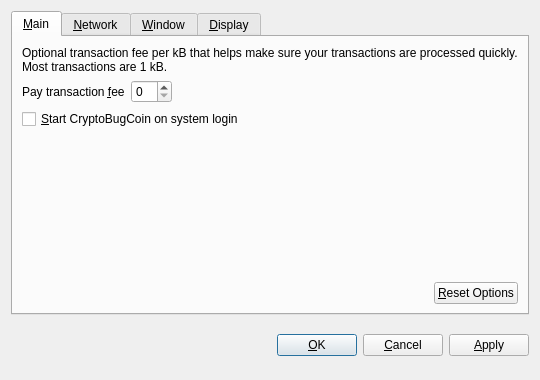
<?xml version="1.0" encoding="UTF-8"?>
<ui version="4.0">
 <class>OptionsDialog</class>
 <widget class="QDialog" name="OptionsDialog">
  <property name="geometry">
   <rect>
    <x>0</x>
    <y>0</y>
    <width>540</width>
    <height>380</height>
   </rect>
  </property>
  <property name="windowTitle">
   <string>Options</string>
  </property>
  <property name="modal">
   <bool>true</bool>
  </property>
  <layout class="QVBoxLayout" name="verticalLayout">
   <item>
    <widget class="QTabWidget" name="tabWidget">
     <property name="tabPosition">
      <enum>QTabWidget::North</enum>
     </property>
     <property name="currentIndex">
      <number>0</number>
     </property>
     <widget class="QWidget" name="tabMain">
      <attribute name="title">
       <string>&amp;Main</string>
      </attribute>
      <layout class="QVBoxLayout" name="verticalLayout_Main">
       <item>
        <widget class="QLabel" name="transactionFeeInfoLabel">
         <property name="text">
          <string>Optional transaction fee per kB that helps make sure your transactions are processed quickly. Most transactions are 1 kB.</string>
         </property>
         <property name="textFormat">
          <enum>Qt::PlainText</enum>
         </property>
         <property name="wordWrap">
          <bool>true</bool>
         </property>
        </widget>
       </item>
       <item>
        <layout class="QHBoxLayout" name="horizontalLayout_1_Main">
         <item>
          <widget class="QLabel" name="transactionFeeLabel">
           <property name="text">
            <string>Pay transaction &amp;fee</string>
           </property>
           <property name="textFormat">
            <enum>Qt::PlainText</enum>
           </property>
           <property name="buddy">
            <cstring>transactionFee</cstring>
           </property>
          </widget>
         </item>
         <item>
          <widget class="BitcoinAmountField" name="transactionFee"/>
         </item>
         <item>
          <spacer name="horizontalSpacer_1_Main">
           <property name="orientation">
            <enum>Qt::Horizontal</enum>
           </property>
           <property name="sizeHint" stdset="0">
            <size>
             <width>40</width>
             <height>20</height>
            </size>
           </property>
          </spacer>
         </item>
        </layout>
       </item>
       <item>
        <widget class="QCheckBox" name="bitcoinAtStartup">
         <property name="toolTip">
          <string>Automatically start CryptoBugCoin after logging in to the system.</string>
         </property>
         <property name="text">
          <string>&amp;Start CryptoBugCoin on system login</string>
         </property>
        </widget>
       </item>
       <item>
        <spacer name="verticalSpacer_Main">
         <property name="orientation">
          <enum>Qt::Vertical</enum>
         </property>
         <property name="sizeHint" stdset="0">
          <size>
           <width>20</width>
           <height>40</height>
          </size>
         </property>
        </spacer>
       </item>
       <item>
        <layout class="QHBoxLayout" name="horizontalLayout_2_Main">
         <item>
          <spacer name="horizontalSpacer_2_Main">
           <property name="orientation">
            <enum>Qt::Horizontal</enum>
           </property>
           <property name="sizeHint" stdset="0">
            <size>
             <width>40</width>
             <height>20</height>
            </size>
           </property>
          </spacer>
         </item>
         <item>
          <widget class="QPushButton" name="resetButton">
           <property name="toolTip">
            <string>Reset all client options to default.</string>
           </property>
           <property name="text">
            <string>&amp;Reset Options</string>
           </property>
           <property name="autoDefault">
            <bool>false</bool>
           </property>
          </widget>
         </item>
        </layout>
       </item>
      </layout>
     </widget>
     <widget class="QWidget" name="tabNetwork">
      <attribute name="title">
       <string>&amp;Network</string>
      </attribute>
      <layout class="QVBoxLayout" name="verticalLayout_Network">
       <item>
        <widget class="QCheckBox" name="mapPortUpnp">
         <property name="toolTip">
          <string>Automatically open the CryptoBugCoin client port on the router. This only works when your router supports UPnP and it is enabled.</string>
         </property>
         <property name="text">
          <string>Map port using &amp;UPnP</string>
         </property>
        </widget>
       </item>
       <item>
        <widget class="QCheckBox" name="connectSocks">
         <property name="toolTip">
          <string>Connect to the CryptoBugCoin network through a SOCKS proxy (e.g. when connecting through Tor).</string>
         </property>
         <property name="text">
          <string>&amp;Connect through SOCKS proxy:</string>
         </property>
        </widget>
       </item>
       <item>
        <layout class="QHBoxLayout" name="horizontalLayout_Network">
         <item>
          <widget class="QLabel" name="proxyIpLabel">
           <property name="text">
            <string>Proxy &amp;IP:</string>
           </property>
           <property name="textFormat">
            <enum>Qt::PlainText</enum>
           </property>
           <property name="buddy">
            <cstring>proxyIp</cstring>
           </property>
          </widget>
         </item>
         <item>
          <widget class="QValidatedLineEdit" name="proxyIp">
           <property name="maximumSize">
            <size>
             <width>140</width>
             <height>16777215</height>
            </size>
           </property>
           <property name="toolTip">
            <string>IP address of the proxy (e.g. 127.0.0.1)</string>
           </property>
          </widget>
         </item>
         <item>
          <widget class="QLabel" name="proxyPortLabel">
           <property name="text">
            <string>&amp;Port:</string>
           </property>
           <property name="textFormat">
            <enum>Qt::PlainText</enum>
           </property>
           <property name="buddy">
            <cstring>proxyPort</cstring>
           </property>
          </widget>
         </item>
         <item>
          <widget class="QLineEdit" name="proxyPort">
           <property name="maximumSize">
            <size>
             <width>55</width>
             <height>16777215</height>
            </size>
           </property>
           <property name="toolTip">
            <string>Port of the proxy (e.g. 9050)</string>
           </property>
          </widget>
         </item>
         <item>
          <widget class="QLabel" name="socksVersionLabel">
           <property name="text">
            <string>SOCKS &amp;Version:</string>
           </property>
           <property name="textFormat">
            <enum>Qt::PlainText</enum>
           </property>
           <property name="buddy">
            <cstring>socksVersion</cstring>
           </property>
          </widget>
         </item>
         <item>
          <widget class="QValueComboBox" name="socksVersion">
           <property name="toolTip">
            <string>SOCKS version of the proxy (e.g. 5)</string>
           </property>
          </widget>
         </item>
         <item>
          <spacer name="horizontalSpacer_Network">
           <property name="orientation">
            <enum>Qt::Horizontal</enum>
           </property>
           <property name="sizeHint" stdset="0">
            <size>
             <width>40</width>
             <height>20</height>
            </size>
           </property>
          </spacer>
         </item>
        </layout>
       </item>
       <item>
        <spacer name="verticalSpacer_Network">
         <property name="orientation">
          <enum>Qt::Vertical</enum>
         </property>
         <property name="sizeHint" stdset="0">
          <size>
           <width>20</width>
           <height>40</height>
          </size>
         </property>
        </spacer>
       </item>
      </layout>
     </widget>
     <widget class="QWidget" name="tabWindow">
      <attribute name="title">
       <string>&amp;Window</string>
      </attribute>
      <layout class="QVBoxLayout" name="verticalLayout_Window">
       <item>
        <widget class="QCheckBox" name="minimizeToTray">
         <property name="toolTip">
          <string>Show only a tray icon after minimizing the window.</string>
         </property>
         <property name="text">
          <string>&amp;Minimize to the tray instead of the taskbar</string>
         </property>
        </widget>
       </item>
       <item>
        <widget class="QCheckBox" name="minimizeOnClose">
         <property name="toolTip">
          <string>Minimize instead of exit the application when the window is closed. When this option is enabled, the application will be closed only after selecting Quit in the menu.</string>
         </property>
         <property name="text">
          <string>M&amp;inimize on close</string>
         </property>
        </widget>
       </item>
       <item>
        <spacer name="verticalSpacer_Window">
         <property name="orientation">
          <enum>Qt::Vertical</enum>
         </property>
         <property name="sizeHint" stdset="0">
          <size>
           <width>20</width>
           <height>40</height>
          </size>
         </property>
        </spacer>
       </item>
      </layout>
     </widget>
     <widget class="QWidget" name="tabDisplay">
      <attribute name="title">
       <string>&amp;Display</string>
      </attribute>
      <layout class="QVBoxLayout" name="verticalLayout_Display">
       <item>
        <layout class="QHBoxLayout" name="horizontalLayout_1_Display">
         <item>
          <widget class="QLabel" name="langLabel">
           <property name="text">
            <string>User Interface &amp;language:</string>
           </property>
           <property name="textFormat">
            <enum>Qt::PlainText</enum>
           </property>
           <property name="buddy">
            <cstring>lang</cstring>
           </property>
          </widget>
         </item>
         <item>
          <widget class="QValueComboBox" name="lang">
           <property name="toolTip">
            <string>The user interface language can be set here. This setting will take effect after restarting CryptoBugCoin.</string>
           </property>
          </widget>
         </item>
        </layout>
       </item>
       <item>
        <layout class="QHBoxLayout" name="horizontalLayout_2_Display">
         <item>
          <widget class="QLabel" name="unitLabel">
           <property name="text">
            <string>&amp;Unit to show amounts in:</string>
           </property>
           <property name="textFormat">
            <enum>Qt::PlainText</enum>
           </property>
           <property name="buddy">
            <cstring>unit</cstring>
           </property>
          </widget>
         </item>
         <item>
          <widget class="QValueComboBox" name="unit">
           <property name="toolTip">
            <string>Choose the default subdivision unit to show in the interface and when sending coins.</string>
           </property>
          </widget>
         </item>
        </layout>
       </item>
       <item>
        <widget class="QCheckBox" name="displayAddresses">
         <property name="toolTip">
          <string>Whether to show CryptoBugCoin addresses in the transaction list or not.</string>
         </property>
         <property name="text">
          <string>&amp;Display addresses in transaction list</string>
         </property>
        </widget>
       </item>
       <item>
        <spacer name="verticalSpacer_Display">
         <property name="orientation">
          <enum>Qt::Vertical</enum>
         </property>
         <property name="sizeHint" stdset="0">
          <size>
           <width>20</width>
           <height>40</height>
          </size>
         </property>
        </spacer>
       </item>
      </layout>
     </widget>
    </widget>
   </item>
   <item>
    <layout class="QHBoxLayout" name="horizontalLayout_Buttons">
     <item>
      <spacer name="horizontalSpacer_1">
       <property name="orientation">
        <enum>Qt::Horizontal</enum>
       </property>
       <property name="sizeHint" stdset="0">
        <size>
         <width>40</width>
         <height>48</height>
        </size>
       </property>
      </spacer>
     </item>
     <item>
      <widget class="QLabel" name="statusLabel">
       <property name="font">
        <font>
         <weight>75</weight>
         <bold>true</bold>
        </font>
       </property>
       <property name="text">
        <string/>
       </property>
       <property name="textFormat">
        <enum>Qt::PlainText</enum>
       </property>
       <property name="wordWrap">
        <bool>true</bool>
       </property>
      </widget>
     </item>
     <item>
      <spacer name="horizontalSpacer_2">
       <property name="orientation">
        <enum>Qt::Horizontal</enum>
       </property>
       <property name="sizeHint" stdset="0">
        <size>
         <width>40</width>
         <height>48</height>
        </size>
       </property>
      </spacer>
     </item>
     <item>
      <widget class="QPushButton" name="okButton">
       <property name="text">
        <string>&amp;OK</string>
       </property>
      </widget>
     </item>
     <item>
      <widget class="QPushButton" name="cancelButton">
       <property name="text">
        <string>&amp;Cancel</string>
       </property>
       <property name="autoDefault">
        <bool>false</bool>
       </property>
      </widget>
     </item>
     <item>
      <widget class="QPushButton" name="applyButton">
       <property name="text">
        <string>&amp;Apply</string>
       </property>
       <property name="autoDefault">
        <bool>false</bool>
       </property>
      </widget>
     </item>
    </layout>
   </item>
  </layout>
 </widget>
 <customwidgets>
  <customwidget>
   <class>BitcoinAmountField</class>
   <extends>QSpinBox</extends>
   <header>bitcoinamountfield.h</header>
  </customwidget>
  <customwidget>
   <class>QValueComboBox</class>
   <extends>QComboBox</extends>
   <header>qvaluecombobox.h</header>
  </customwidget>
  <customwidget>
   <class>QValidatedLineEdit</class>
   <extends>QLineEdit</extends>
   <header>qvalidatedlineedit.h</header>
  </customwidget>
 </customwidgets>
 <resources/>
 <connections/>
</ui>
